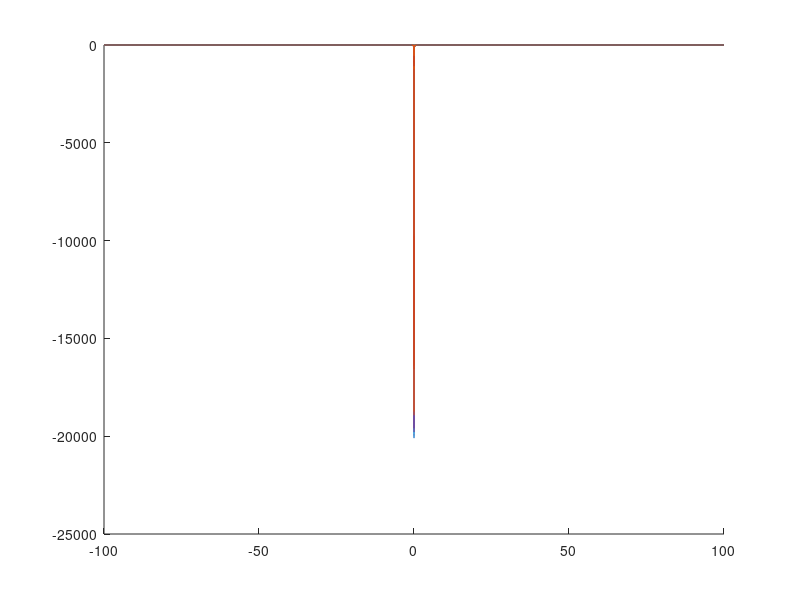

Write MATLAB code to recreate this figure.
% plots what general form of j(t) NOT J(t) should look like for a variety
% of t
j_t = @(w, t) (((1)./(w.^3 + w)).* (((exp(-1.*1i.*w.*t)) - 1)./(1 - exp(-1.*w))));
dom = -100:0.01:100;




%total_t = various_t_down + various_t_up;


% plots what general form of j(t) NOT J(t) should look like for a variety
% of t
%various_t_down = [-999999 -50000 -40000 -30000 -20000 -10000 -5000 -4000 -3000 -2000 -1000 -900 -800 -600 -500 -400 -100 -150 -90 -80 -70 -60 -50 -40 -30 -20 -10];
%s = size(various_t_down)
%various_t_up = -1.*flip(various_t_down);
%total_t = various_t_down + various_t_up;
total_t = linspace(-50000, 50000, 100)

hold on
for splot=total_t
    plot(dom, j_t(dom, splot));
end
hold off
    


    
    